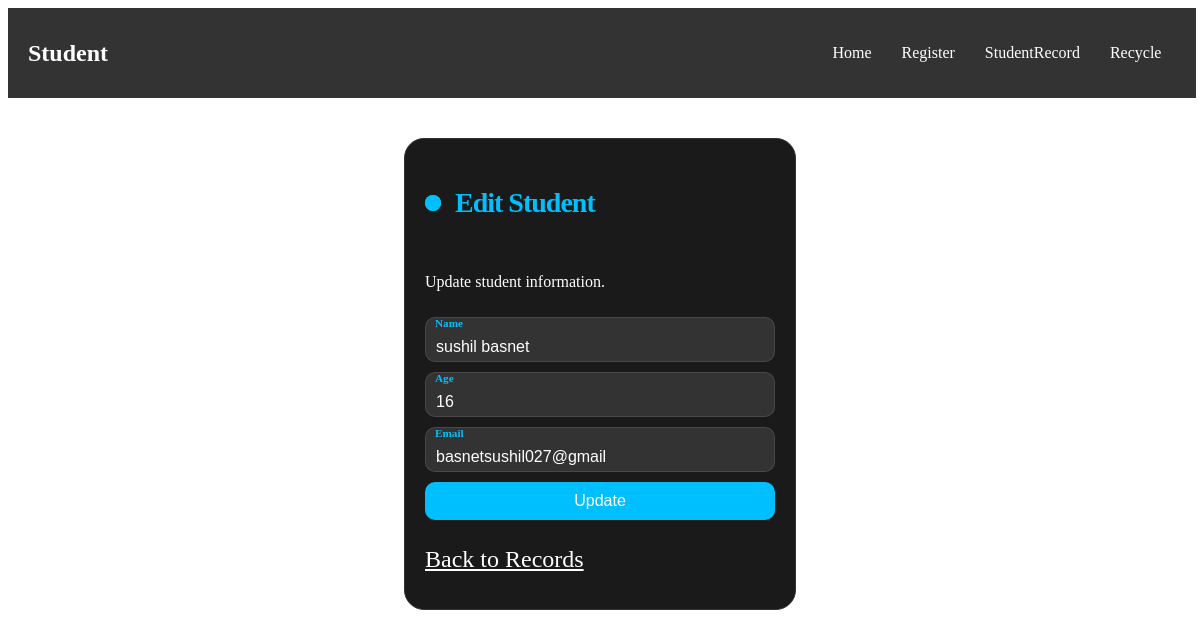
Screenshot of /edit/17/ with the database file from the repository.
### app/models.py (models this page shows)
class Student(models.Model):
    name = models.CharField(max_length=100)
    age = models.IntegerField()
    email = models.EmailField()
    is_deleted = models.BooleanField(default=False)

### app/views.py (the view)
# urls.py: path('edit/<int:id>/', views.edit_data, name='edit_data'),
def edit_data(request, id):
    student = Student.objects.get(id=id)
    if request.method == 'POST':
        student.name = request.POST.get('name')
        student.age = request.POST.get('age')
        student.email = request.POST.get('email')
        student.save()
        return redirect('studentRecord')
    return render(request, 'edit.html', {'student': student})

### app/templates/edit.html (shortened to what this page needs)
<!DOCTYPE html>
{% load static %}
<html lang="en">
<head>
    <link rel="stylesheet" href="{% static 'css/edit.css' %}">
</head>
<body>
    <nav class="navbar">
        <a href="#" class="logo">Student</a>
        <ul class="nav-links">
            <li><a href="{% url 'home' %}">Home</a></li>
            <li><a href="{% url 'register' %}">Register</a></li>
            <li><a href="{% url 'studentRecord' %}">StudentRecord</a></li>
            <li><a href="{% url 'recycle' %}">Recycle</a></li>
        </ul>
    </nav>
    <form class="form" method="post" action="{% url 'edit_data' student.id %}">
        <p class="title">Edit Student </p>
        <p class="message">Update student information. </p>
        <div class="flex">
            <label>
                <input class="input" type="text" name="name" placeholder="" required="" id="nameInput" value="{{ student.name }}">
                <span>Name</span>
            </label>
        </div>
        <label>
            <input class="input" type="number" name="age" placeholder="" required="" min="1" value="{{ student.age }}">
            <span>Age</span>
        </label>
        <label>
            <input class="input" type="email" name="email" placeholder="" required="" value="{{ student.email }}">
            <span>Email</span>
        </label>
        <button class="submit" type="submit">Update</button>
        <p class="signin"><a href="{% url 'studentRecord' %}">Back to Records</a> </p>
    </form>
</body>
</html>

### app/static/css/edit.css (style rules this page uses)
.navbar { background-color: #333; color: white; display: flex; justify-content: space-between; align-items: center; padding: 10px 20px; width: 97%; top: 0; }
.logo { color: white; text-decoration: none; font-size: 1.5rem; font-weight: bold; }
.nav-links { list-style: none; display: flex; }
.nav-links li a { color: white; text-decoration: none; padding: 10px 15px; display: block; transition: background-color 0.3s; }
.form { display: flex; flex-direction: column; gap: 10px; max-width: 350px; padding: 20px; border-radius: 20px; position: relative; background-color: #1a1a1a; color: #fff; border: 1px solid #333; margin-top: 2.5rem; margin-left: auto; margin-right: auto; }
.title { font-size: 28px; font-weight: 600; letter-spacing: -1px; position: relative; display: flex; align-items: center; padding-left: 30px; color: #00bfff; }
.title::before { width: 18px; height: 18px; }
.title::after { width: 18px; height: 18px; animation: pulse 1s linear infinite; }
.title::before, .title::after { position: absolute; content: ""; height: 16px; width: 16px; border-radius: 50%; left: 0px; background-color: #00bfff; }
.flex { display: flex; width: 100%; }
#nameInput { margin-right: 8.9rem; }
.form label { position: relative; }
.form label .input { background-color: #333; color: #fff; width: 95%; padding: 20px 05px 05px 10px; outline: 0; border: 1px solid rgba(105, 105, 105, 0.397); border-radius: 10px; }
.form label .input + span { color: rgba(255, 255, 255, 0.5); position: absolute; left: 10px; top: 0px; font-size: 0.9em; cursor: text; transition: 0.3s ease; }
.form label .input:focus + span, .form label .input:valid + span { color: #00bfff; top: 0px; font-size: 0.7em; font-weight: 600; }
.input { font-size: medium; }
.submit { border: none; outline: none; padding: 10px; border-radius: 10px; color: #fff; font-size: 16px; transform: .3s ease; background-color: #00bfff; }
.signin a { margin-top: 10px; font-size: 1.5rem; color: #ffffff; }

### rows the page displays
Student: name "sushil basnet", age "16", email "basnetsushil027@gmail"
